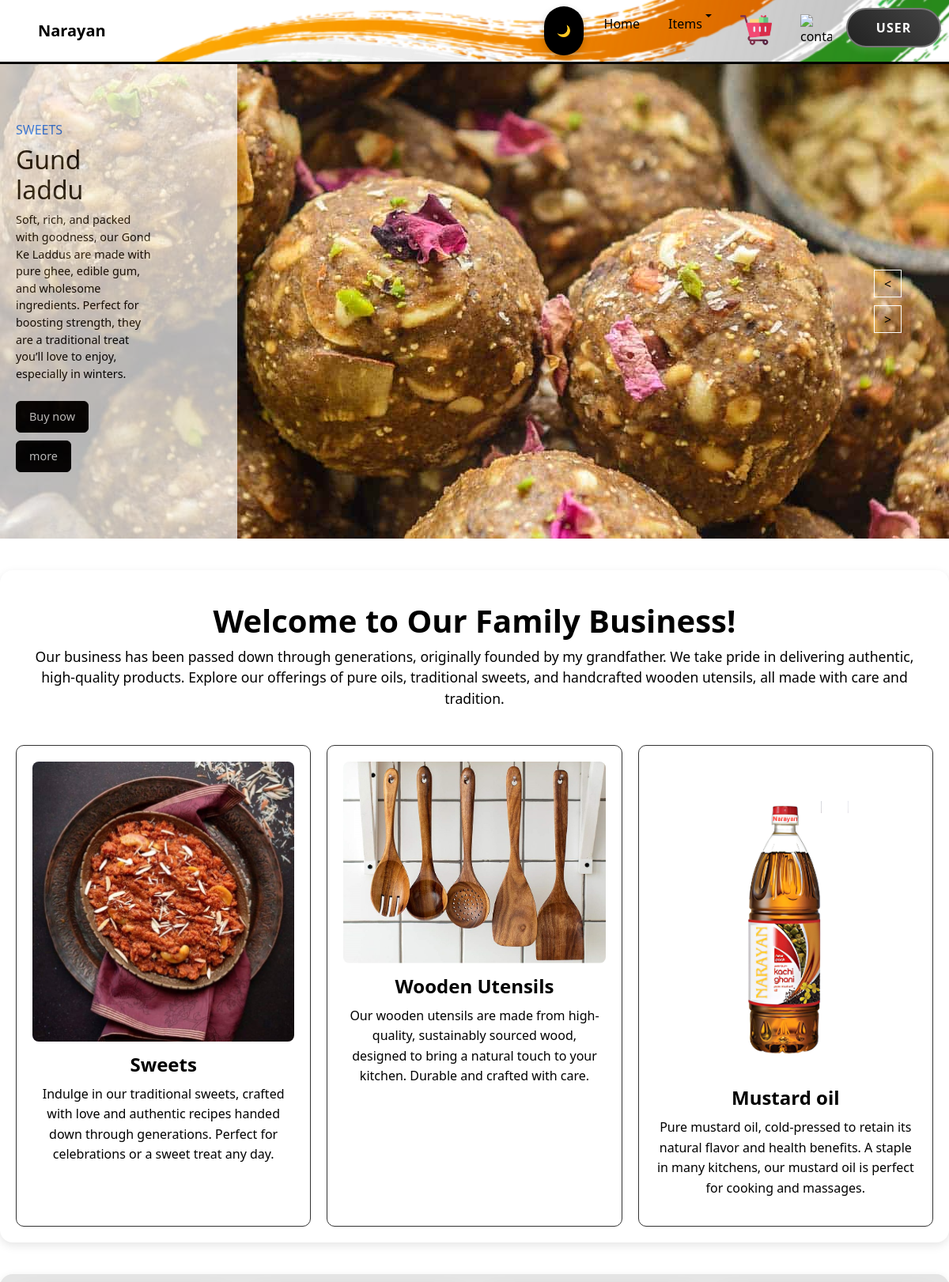
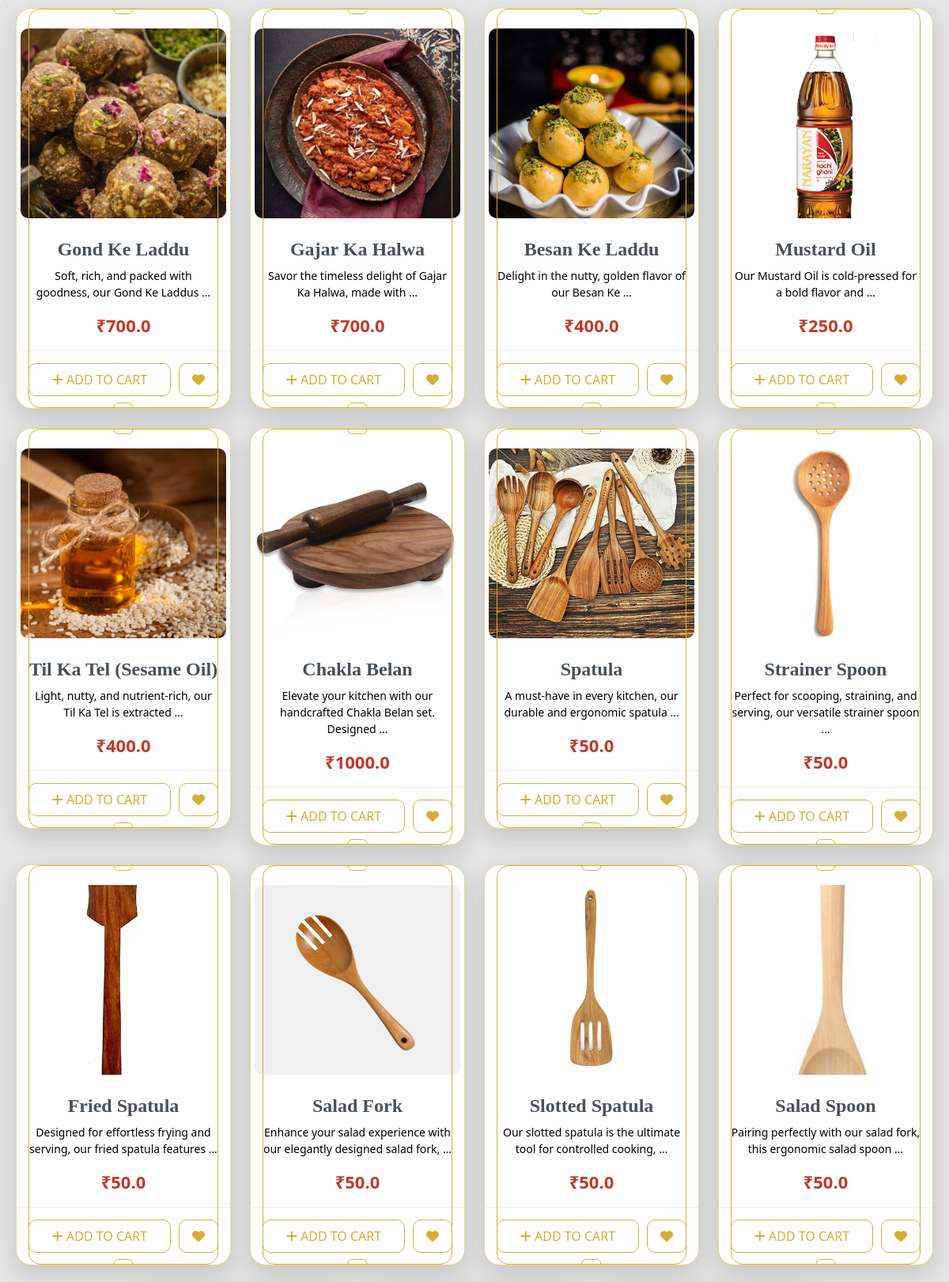
The app's page / (signed in, upper part) with its own data (2 pictures, top to bottom).
### home/models.py (models this page shows, shortened)
class Product_Details(models.Model):
    product_name = models.CharField(max_length=50)
    details = models.TextField()
    price = models.FloatField()
    available = models.BooleanField(default=True)
    quantity = models.IntegerField()
    item_type = models.CharField(max_length=50)
    created_at = models.DateField(default=now)

### home/views.py (the view)
# urls.py: path("",views.index,name="home"),
def index(req):
    products = Product_Details.objects.all()
    return render(req, "home.html", {"products": products})

### templates/home.html (shortened to what this page needs)
{% extends "root.html" %}
{% load static %}
{% block content %}
    <div class="container-fluid p-0 mb-4"  >
        <div class="owl-carousel header-carousel position-relative" >
            <div class="owl-carousel-item position-relative">
                <img class="img-fluid" src="{% static 'image/GOND.jpg' %}" style='height:600px;'>
                <div class="text-overlay">
                    <div class="">
                            <div class="col-sm-10 col-lg-8">
                                <h5 class="text-primary text-uppercase mb-2 animate__animated animate__slideInDown">Sweets</h5>
                                <h1 class="text-white animate__animated animate__slideInDown">Gund laddu</h1>
                                <p class="text-white mb-3 pb-2">Soft, rich, and packed with goodness, our Gond Ke Laddus are made with pure ghee, edible gum, and wholesome ingredients. Perfect for boosting strength, they are a traditional treat you’ll love to enjoy, especially in winters.</p>
                                <a href="#" class="btn btn-primary me-2 animate__animated animate__slideInLeft">Buy now</a>
                                <a href="#" class="btn btn-light animate__animated animate__slideInRight">more</a>
                        </div>
                    </div>
                </div>
            </div>
        </div>
    </div>
    <div class="container">
        <div class="welcome-message">
            <h1>Welcome to Our Family Business!</h1>
            <p>Our business has been passed down through generations, originally founded by my grandfather. We take pride in delivering authentic, high-quality products. Explore our offerings of pure oils, traditional sweets, and handcrafted wooden utensils, all made with care and tradition.</p>
        </div>
        <div class="box-container">
            <div class="box">
                <img src="{% static "/image/gajer.jpg" %}" alt="Assorted Sweets">
                <h2>Sweets</h2>
                <p>Indulge in our traditional sweets, crafted with love and authentic recipes handed down through generations. Perfect for celebrations or a sweet treat any day.</p>
            </div>
            <div class="box">
                <img src="{% static "/image/utensil.jpg" %}" alt="Wooden Utensils">
                <h2>Wooden Utensils</h2>
                <p>Our wooden utensils are made from high-quality, sustainably sourced wood, designed to bring a natural touch to your kitchen. Durable and crafted with care.</p>
            </div>
            <div class="box">
                <img src="{% static "image/4.png" %}" alt="Mustard Oil">
                <h2>Mustard oil</h2>
                <p>Pure mustard oil, cold-pressed to retain its natural flavor and health benefits. A staple in many kitchens, our mustard oil is perfect for cooking and massages.</p>
            </div>
        </div>
    </div>
    {% if not products %}
    <div class="container text-center my-5">
        <p>The server is down.
            we are working on it
        </p>
        <img src="static/image/server down.png" alt="Server Down" class="img-fluid" style="max-width: 100%; height: auto;">
    {% else %}
    {% load static %}
    <div class="container" style="background-color: var(--card-bg);">
        <div class="row row-cols-1 row-cols-md-2 row-cols-lg-4 g-4 justify-content-center">
            {% for product in products %}
                <div class="col-md-4">
                    <div class="product-card" style="background-color: var(--bg-color);">
                        <a href="{% url "products_details" id=product.id %}" style="text-decoration: none;">
                        <img src="{% static 'image/' %}{{ product.id }}.png"
                             id="product-image-{{ product.id }}"
                             alt="{{ product.product_name }}"
                             class="product-image"
                             data-product-type="{{ product.item_type }}" >
                        <h5 class="product-title" >{{ product.product_name }}</h5>
                        <p class="product-description" style="color: var(--text-color);">{{ product.details|truncatewords:10 }}</p></a>
                        <p class="product-price">₹{{ product.price }}</p>
                        <div class="action-buttons">
                            <button class="btn-icon btn-add" onclick="addToCart('{{ product.id }}')">
                                <i class="fas fa-plus"></i> ADD TO CART
                            </button>
                            <button class="btn-icon btn-wishlist" onclick="addToFav('{{product.id}}')"><i class="fas fa-heart"></i></button>
                        </div>
                    </div>
                </div>
            {% endfor %}
        </div>
    </div>
{% endif %}
{% endblock %}
{% block script %}
<link rel="stylesheet" href="https://cdnjs.cloudflare.com/ajax/libs/OwlCarousel2/2.3.4/assets/owl.carousel.min.css">
<link rel="stylesheet" href="https://cdnjs.cloudflare.com/ajax/libs/OwlCarousel2/2.3.4/assets/owl.theme.default.min.css">
{% endblock script %}

### static/style.css (style rules this page uses)
:root { --bg-color: white; --text-color: black; --card-bg: #e5e5e5; --navbar-bg: rgba(255, 255, 255, 0.9); --dropdown-bg: rgba(255, 255, 255, 0.9); --link-color: rgb(255, 106, 0); --title-color: #495057; }
body { background-color: var(--bg-color); color: var(--text-color); transition: background 0.3s, color 0.3s; }

### records on screen
Product_Details: shows a picture, product_name "Gond Ke Laddu", details "Soft, rich, and packed with goodness, our Gond Ke Laddus …", price "700.0"
Product_Details: shows a picture, product_name "Gajar Ka Halwa", details "Savor the timeless delight of Gajar Ka Halwa, made with …", price "700.0"
Product_Details: shows a picture, product_name "Besan Ke Laddu", details "Delight in the nutty, golden flavor of our Besan Ke …", price "400.0"
Product_Details: shows a picture, product_name "Mustard Oil", details "Our Mustard Oil is cold-pressed for a bold flavor and …", price "250.0"
Product_Details: shows a picture, product_name "Til Ka Tel (Sesame Oil)", details "Light, nutty, and nutrient-rich, our Til Ka Tel is extracted …", price "400.0"
Product_Details: shows a picture, product_name "Chakla Belan", details "Elevate your kitchen with our handcrafted Chakla Belan set. Designed …", price "1000.0"
Product_Details: shows a picture, product_name "Spatula", details "A must-have in every kitchen, our durable and ergonomic spatula …", price "50.0"
Product_Details: shows a picture, product_name "Strainer Spoon", details "Perfect for scooping, straining, and serving, our versatile strainer spoon …", price "50.0"
Product_Details: shows a picture, product_name "Fried Spatula", details "Designed for effortless frying and serving, our fried spatula features …", price "50.0"
Product_Details: shows a picture, product_name "Salad Fork", details "Enhance your salad experience with our elegantly designed salad fork, …", price "50.0"
Product_Details: shows a picture, product_name "Slotted Spatula", details "Our slotted spatula is the ultimate tool for controlled cooking, …", price "50.0"
Product_Details: shows a picture, product_name "Salad Spoon", details "Pairing perfectly with our salad fork, this ergonomic salad spoon …", price "50.0"
